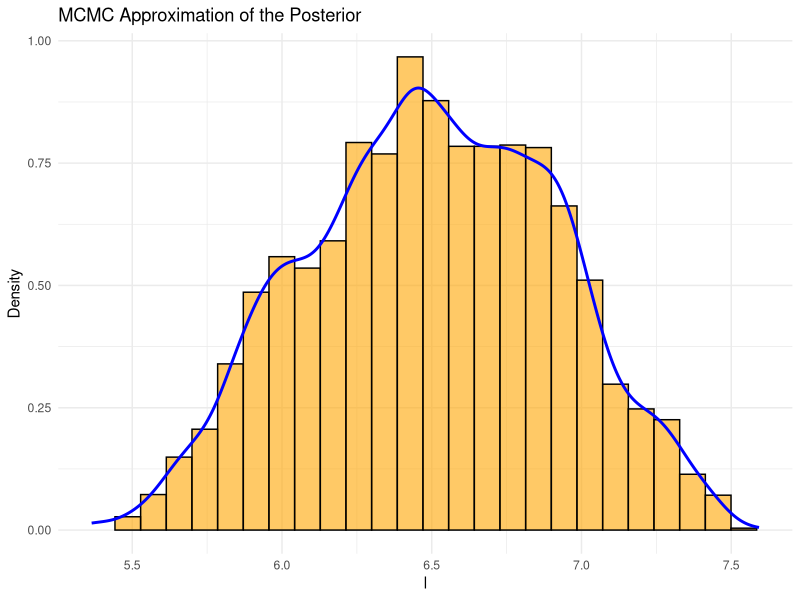
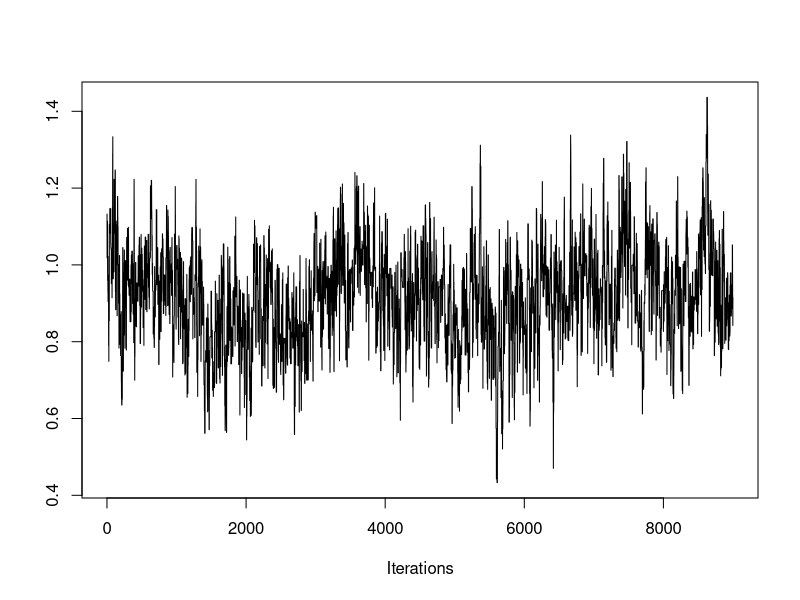
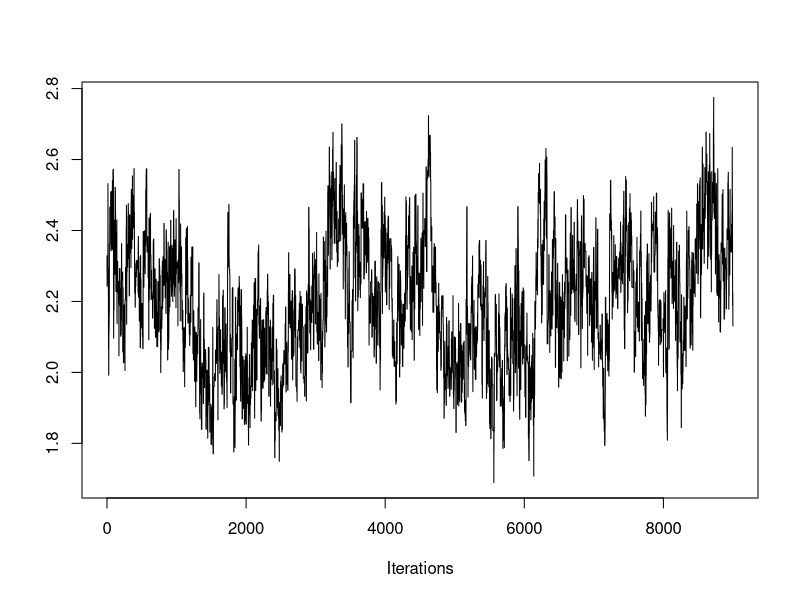
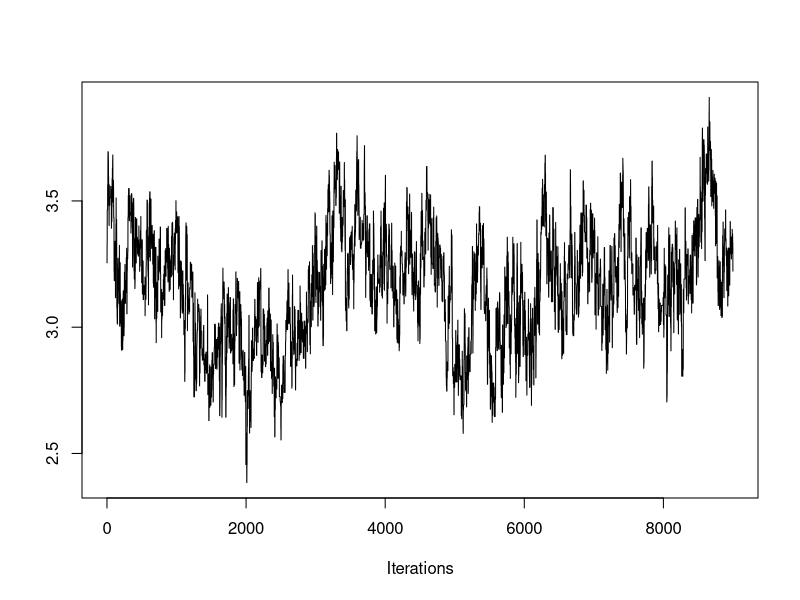
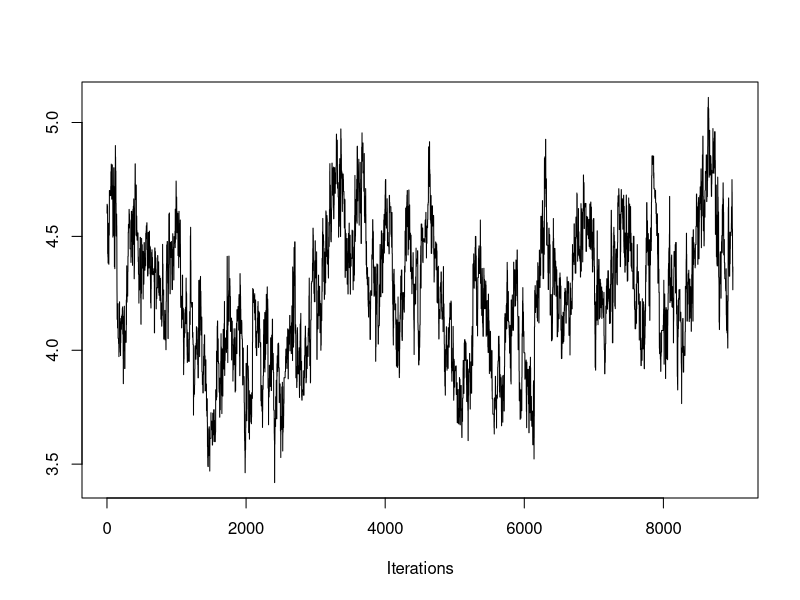
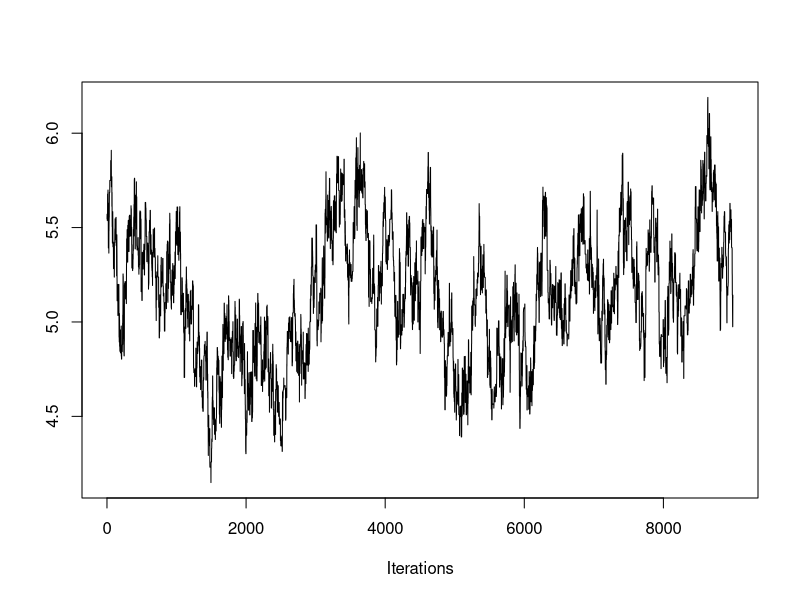
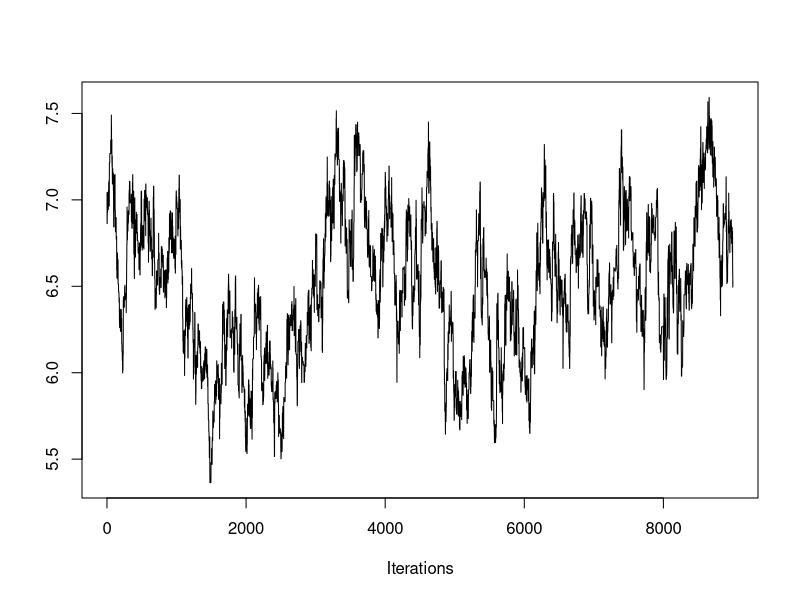
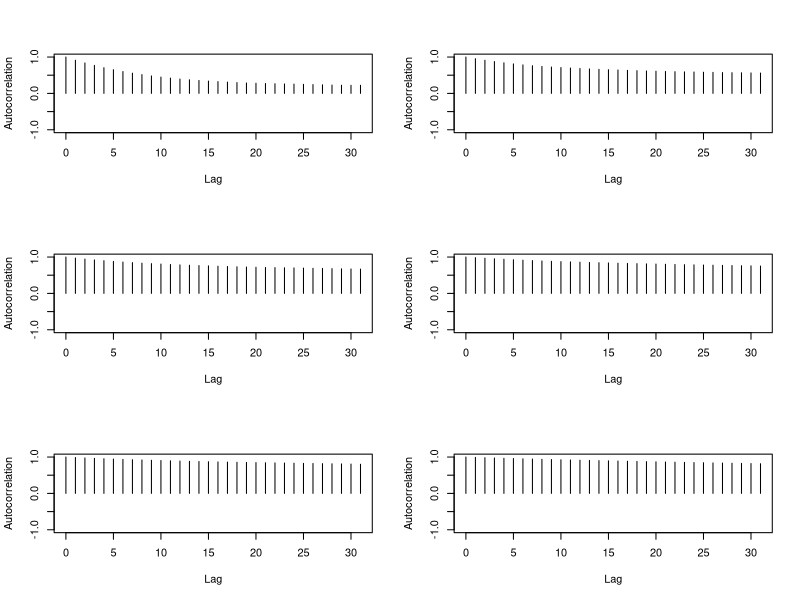

Write R code to recreate these figures, in order.
## ---- chunk 1
n = 2000 #number of observations (set it higher for consistency)
p = 5 #number of predictors

X <- cbind(1, matrix(rnorm(n * p), n, p))  # Design matrix with intercept (bias). nxp
beta <- c(1, 2, 3, 4, 5, 6)  # True coefficients (bias, and predictors) px1

z <- X %*% beta  # Linear predictor. %*% = matrix mult. nx1 dim
sig <- 1/(1+exp(-z)) #sigmoid (inv-logit) function, find probability in [0,1], predicted y

y = rbinom(n=n, size=1, prob=sig) #size=num trials=1 -> bernoulli response var
## ---- chunk 2
#Proposal distro
library(MASS)
proposal <- function(i, M, beta, a = 0.01) {
  # Draw a single sample from multivariate normal
  distro <- mvrnorm(1, mu = beta[i-1,], Sigma = a*diag(M))
  return(distro)
}

# Log-likelihood function for logistic regression
logistic_ll <- function(beta, X, y) {
  z <- X %*% beta
  p <- 1 / (1 + exp(-z))
  loglike <- sum(log(p[y==1]))+sum(log((1-p)[y==0]))
  return(loglike)
}

# Uniform Log-prior of unknown parameter
log_prior_uniform <- function(beta) {
  prior = 0
  return(prior)
}
## ---- chunk 3
#0) Initial values
n_accept <- 0 #number of acceptances
N <- 10000 #number of samples
M <- p+1 #dimensions
b <- matrix(0, nrow = N, ncol = M) #empty matrix to be filled with vals
b[1,] <- rep(0, M)  # first value of beta in the Markov chain is (0,0).

#Keep history of proposals
P_list <- rep(NA, N - 1)
P_list[1] = logistic_ll(b[1,], X, y) + log_prior_uniform(b[1])  #P(beta^{i-1})
for (i in 2:N) {
    #1) Propose new position beta[i-1] -> beta[i]' from proposal distro
    b_prop <- proposal(i, M, b)
    
    #2) Compute transition probability
    P_list[i] <- logistic_ll(b_prop, X, y) + log_prior_uniform(b_prop)  #P(beta*)
    while (is.nan(P_list[i])) {
      b_prop <- proposal(i, M, b)
      P_list[i] <- logistic_ll(b_prop, X, y) + log_prior_uniform(b_prop)  #P(beta*)
    }
    
    #3) Acceptance ratio
    alpha <- min(exp(P_list[i] - P_list[i-1]), 1)
    
    #3) Generate a random number u_i from [0,1]
    u <- runif(1)  # u_i
    
    #4)
    if (u <= alpha) {
        b[i,] <- b_prop  # Accept y as next state
        n_accept = n_accept + 1
    } else {
        b[i,] <- b[i-1,]  # Stay at previous state of Markov chain
        P_list[i] = P_list[i-1]
    }
}

n <- as.integer(0.9 * N)
C <- b[(N - n + 1):N,] #discard first 10% of samples

cat("Rate of acceptance:", n_accept/(N-1), "\n")
## ---- chunk 4
c = C[,6]
# Plot of density function
library(ggplot2)
nbins <- ceiling( (2*n)**(1/3) ) #Terrell-Scott rule for min num bins
ggplot() +
  geom_histogram(aes(x = c, y = ..density..), bins = nbins, fill = "orange", color = "black", alpha = 0.6) +
  geom_density(aes(x = c), color = "blue", linewidth = 1) +
  labs(x = "l", y = "Density", title = "MCMC Approximation of the Posterior") +
  xlim(min(c), max(c)) +
  theme_minimal()
## ---- chunk 5
library(coda)
mcmc_obj <- as.mcmc(C)
traceplot(mcmc_obj)
## ---- chunk 6
autocorr.plot(mcmc_obj)
## ---- chunk 7
#Number of partitions in dataset
k <- 2

#Number of rows
n <- nrow(X)

# Get row group assignments
part_indices <- cut(seq_len(n), breaks = k, labels = FALSE)

# Split row indices instead of splitting X directly
index_groups <- split(seq_len(n), part_indices)

# Turn each group of indices into a matrix
parts_X <- lapply(index_groups, function(idx) X[idx, , drop = FALSE])
y <- matrix(y, ncol = 1)
parts_y <- lapply(index_groups, function(idx) y[idx, , drop = FALSE])
## ---- chunk 8
#0) Initial values
n_accept <- 0
a <- 0.01 #error in proposal distro
N <- 5000 #number of samples
M <- p+1 #dimensions
    
for (j in seq(1,k)) { 
  if (j == 1) {
    
    #Iteration j==1
    #====================
    #0) Initial values
    b <- matrix(0, nrow = N, ncol = M) #empty matrix to be filled with vals
    b[1,] <- rep(0, M)  # first value of beta in the Markov chain is (0,0).
    
    #Keep history of proposals
    P_list <- rep(NA, N - 1)
    P_list[1] = logistic_ll(b[1,], parts_X$`1`, parts_y$`1`)+log_prior_uniform(b[1])  #P(beta^{i-1})
    for (i in 2:N) {
        #1) Propose new position beta[i-1] -> beta[i]' from proposal distro
        b_prop <- proposal(i, M, b, a)
        
        #2) Compute transition probability
        P_list[i] <- logistic_ll(b_prop, parts_X$`1`, parts_y$`1`)+log_prior_uniform(b_prop)  #P(beta*)
        while (is.nan(P_list[i])) {
          b_prop <- proposal(i, M, b, a)
          P_list[i] <- logistic_ll(b_prop, parts_X$`1`, parts_y$`1`)+log_prior_uniform(b_prop)  #P(beta*)
        }
        
        #3) Acceptance ratio
        alpha <- min(exp(P_list[i] - P_list[i-1]), 1)
        
        #3) Generate a random number u_i from [0,1]
        u <- runif(1)  # u_i
        
        #4)
        if (u <= alpha) {
            b[i,] <- b_prop  # Accept y as next state
            n_accept = n_accept + 1
        } else {
            b[i,] <- b[i-1,]  # Stay at previous state of Markov chain
            P_list[i] = P_list[i-1]
        }
    }
    n <- as.integer(0.9 * N)
    C <- b[(N - n + 1):N,] #discard first 10% of samples
  
    } else {
      
    #Iteration j > 1
    #====================
    #Create KDE functions
    den_funs <- list()
    d = 1
    while (d <= dim(C)[2]) {
      kde <- density(C[,d])
      den_funs[[d]] <- approxfun(kde$x, kde$y) #approx fun
      d = d+1
    }
    
    #Define log_prior
    log_prior <- function(beta) {
      prior_d = 0
      d = 1
      while (d <= dim(C)[2]) {
        if ( min(C[,d]) < beta[d] && beta[d] < max(C[,d]) ){
          density_at_point = den_funs[[d]](beta[d])
          prior_d = prior_d + log(density_at_point) #Assume independence
        }
        else {
          prior_d = -10000
        }
        d = d+1
      }
      return(prior_d)
    }
    
    #0) Initial values
    b <- matrix(0, nrow = N, ncol = M) #empty matrix to be filled with vals
    b[1,] <- rep(0, M)  # first value of beta in the Markov chain is (0,0).
    
    #Keep history of proposals
    P_list <- rep(NA, N - 1)
    P_list[1] <- logistic_ll(b[1,], parts_X[[j]], parts_y[[j]]) + log_prior(b[1,])  #P(beta^{i-1})
    for (i in 2:N) {
        #1) Propose new position beta[i-1] -> beta[i]' from proposal distro
        b_prop <- proposal(i, M, b, a)
        
        #2) Compute transition probability
        P_list[i] <- logistic_ll(b_prop, parts_X[[j]], parts_y[[j]]) + log_prior(b_prop)  #P(beta*)
        while (is.nan(P_list[i])) {
          b_prop <- proposal(i, M, b, a)
          P_list[i] <- logistic_ll(b_prop, parts_X[[j]], parts_y[[j]]) + log_prior(b_prop)  #P(beta*)
        }
        
        #3) Acceptance ratio
        alpha <- min(exp(P_list[i] - P_list[i-1]), 1)
        
        #3) Generate a random number u_i from [0,1]
        u <- runif(1)  # u_i
        
        #4)
        if (u <= alpha) {
            b[i,] <- b_prop  # Accept y as next state
            n_accept = n_accept + 1
        } else {
            b[i,] <- b[i-1,]  # Stay at previous state of Markov chain
            P_list[i] = P_list[i-1]
        }
    }
    n <- as.integer(0.9 * N)
    C <- b[(N - n + 1):N,] #discard first 10% of samples
  }
}

cat("Rate of acceptance:", n_accept/((N-k)*k), "\n")
## ---- chunk 9
c = C[,6]
# Plot of density function
library(ggplot2)
nbins <- ceiling( (2*n)**(1/3) ) #Terrell-Scott rule for min num bins
ggplot() +
  geom_histogram(aes(x = c, y = ..density..), bins = nbins, fill = "orange", color = "black", alpha = 0.6) +
  geom_density(aes(x = c), color = "blue", linewidth = 1) +
  labs(x = "l", y = "Density", title = "MCMC Approximation of the Posterior") +
  xlim(min(c), max(c)) +
  theme_minimal()
## ---- chunk 10
mcmc_obj <- as.mcmc(C)
traceplot(mcmc_obj)
## ---- chunk 11
autocorr.plot(mcmc_obj)
## ---- chunk 12
#0) Initial values
n_accept <- 0
N_total <- 0
a <- 0.001 #error in proposal distro
M <- p+1 #dimensions
    
for (j in seq(1,k)) { 
  if (j == 1) {
    
    #Iteration j == 1
    #====================
    #0) Initial values
    N <- 10000 #number of samples
    N_total = N_total + N - 1
    b <- matrix(0, nrow = N, ncol = M) #empty matrix to be filled with vals
    b[1,] <- rep(0, M)  # first value of beta in the Markov chain is (0,0).
    
    #Keep history of proposals
    P_list <- rep(NA, N - 1)
    P_list[1] <- logistic_ll(b[1,], parts_X$`1`, parts_y$`1`) #P(beta^{i-1})
    for (i in 2:N) {
        #1) Propose new position beta[i-1] -> beta[i]' from proposal distro
        b_prop <- proposal(i, M, b, a)
        
        #2) Compute transition probability
        P_list[i] <- logistic_ll(b_prop, parts_X$`1`, parts_y$`1`) #P(beta*)
        while (is.nan(P_list[i])) {
          b_prop <- proposal(i, M, b, a)
          P_list[i] <- logistic_ll(b_prop, parts_X$`1`, parts_y$`1`) #P(beta*)
        }
        
        #3) Acceptance ratio
        alpha <- min(exp(P_list[i] - P_list[i-1]), 1)
        
        #3) Generate a random number u_i from [0,1]
        u <- runif(1)  # u_i
        
        #4)
        if (u <= alpha) {
            b[i,] <- b_prop  # Accept y as next state
            n_accept = n_accept + 1
        } else {
            b[i,] <- b[i-1,]  # Stay at previous state of Markov chain
            P_list[i] = P_list[i-1]
        }
    }
    n <- as.integer(0.9 * N)
    C <- b[(N - n + 1):N,] #discard first 10% of samples
    print(dim(C))
    
  } else {
    
    #Iteration j > 1
    #====================
    #0) Initial values
    N <- dim(C)[1] #number of samples
    N_total = N_total + N - 1
    b <- matrix(0, nrow = N, ncol = M) #empty matrix to be filled with vals
    b[1,] <- C[1,]  # first value of beta in the Markov chain is (0,0).
    
    #Keep history of proposals
    P_list <- rep(NA, N - 1)
    P_list[1] <- logistic_ll(b[1,], parts_X[[j]], parts_y[[j]]) #P(beta^{i-1})
    for (i in 2:N) {
        #1) Propose new position beta[i-1] -> beta[i]' from proposal distro
        b_prop <- C[i,]
        
        #2) Compute transition probability
        P_list[i] <- logistic_ll(b_prop, parts_X[[j]], parts_y[[j]]) #P(beta*)
        
        #3) Acceptance ratio
        alpha <- min(exp(P_list[i] - P_list[i-1]), 1)
        
        #3) Generate a random number u_i from [0,1]
        u <- runif(1)  # u_i
        
        #4)
        if (u <= alpha) {
            b[i,] <- b_prop  # Accept y as next state
            n_accept = n_accept + 1
        } else {
            b[i,] <- b[i-1,]  # Stay at previous state of Markov chain
            P_list[i] = P_list[i-1]
        }
    }
    n <- as.integer(0.9 * N)
    C <- b[(N - n + 1):N,] #discard first 10% of samples
    print(dim(C))
  }
}

cat("Rate of acceptance:", n_accept/N_total, "\n")
## ---- chunk 13
c = C[,2]
# Plot of density function
library(ggplot2)
nbins <- ceiling( (2*n)**(1/3) ) #Terrell-Scott rule for min num bins
ggplot() +
  geom_histogram(aes(x = c, y = ..density..), bins = nbins, fill = "orange", color = "black", alpha = 0.6) +
  geom_density(aes(x = c), color = "blue", linewidth = 1) +
  labs(x = "l", y = "Density", title = "MCMC Approximation of the Posterior") +
  xlim(min(c), max(c)) +
  theme_minimal()
## ---- chunk 14
mcmc_obj <- as.mcmc(C)
traceplot(mcmc_obj)
## ---- chunk 15
autocorr.plot(mcmc_obj)
